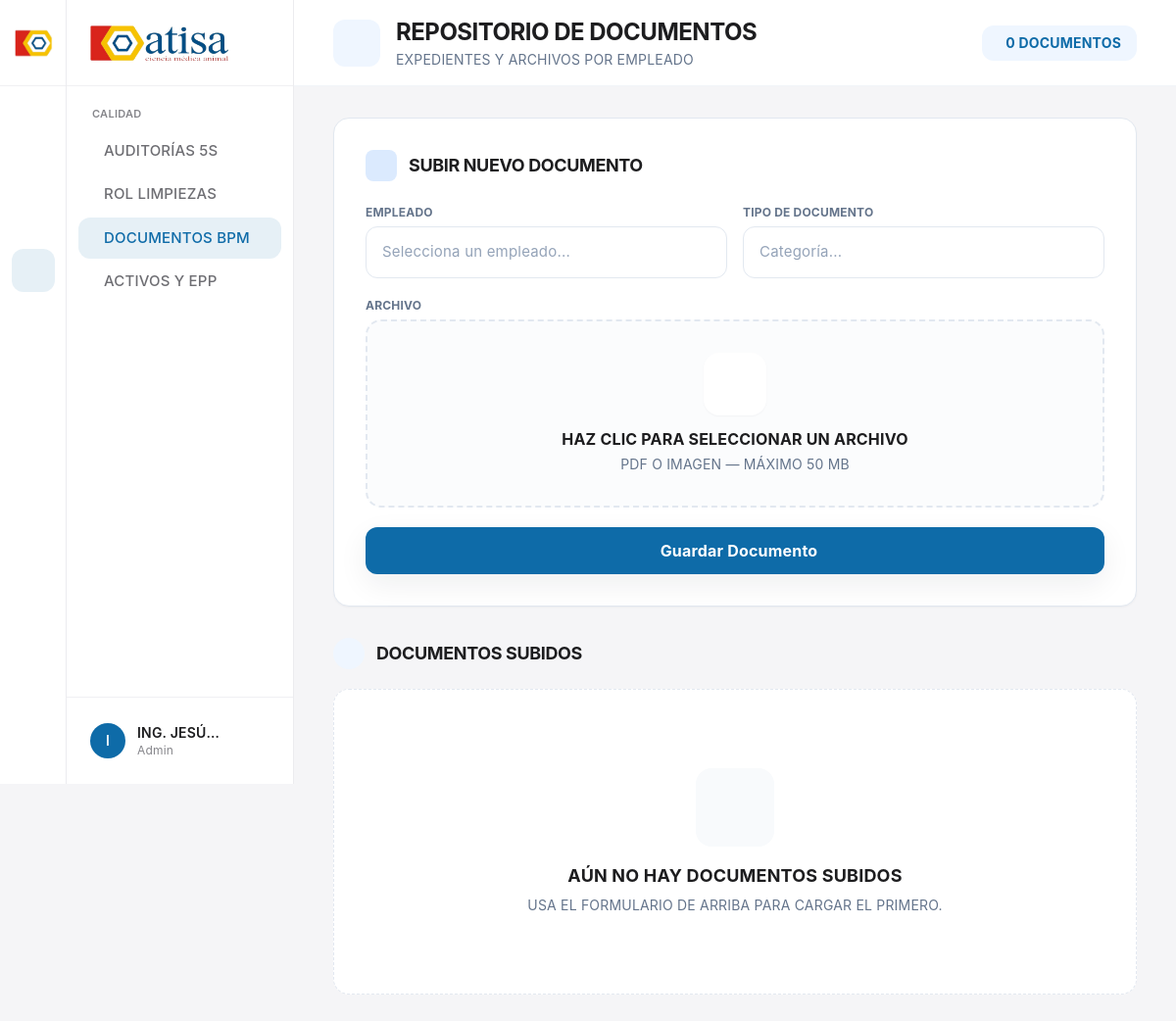
/documentos (signed in), run on an earlier commit of the app's database.
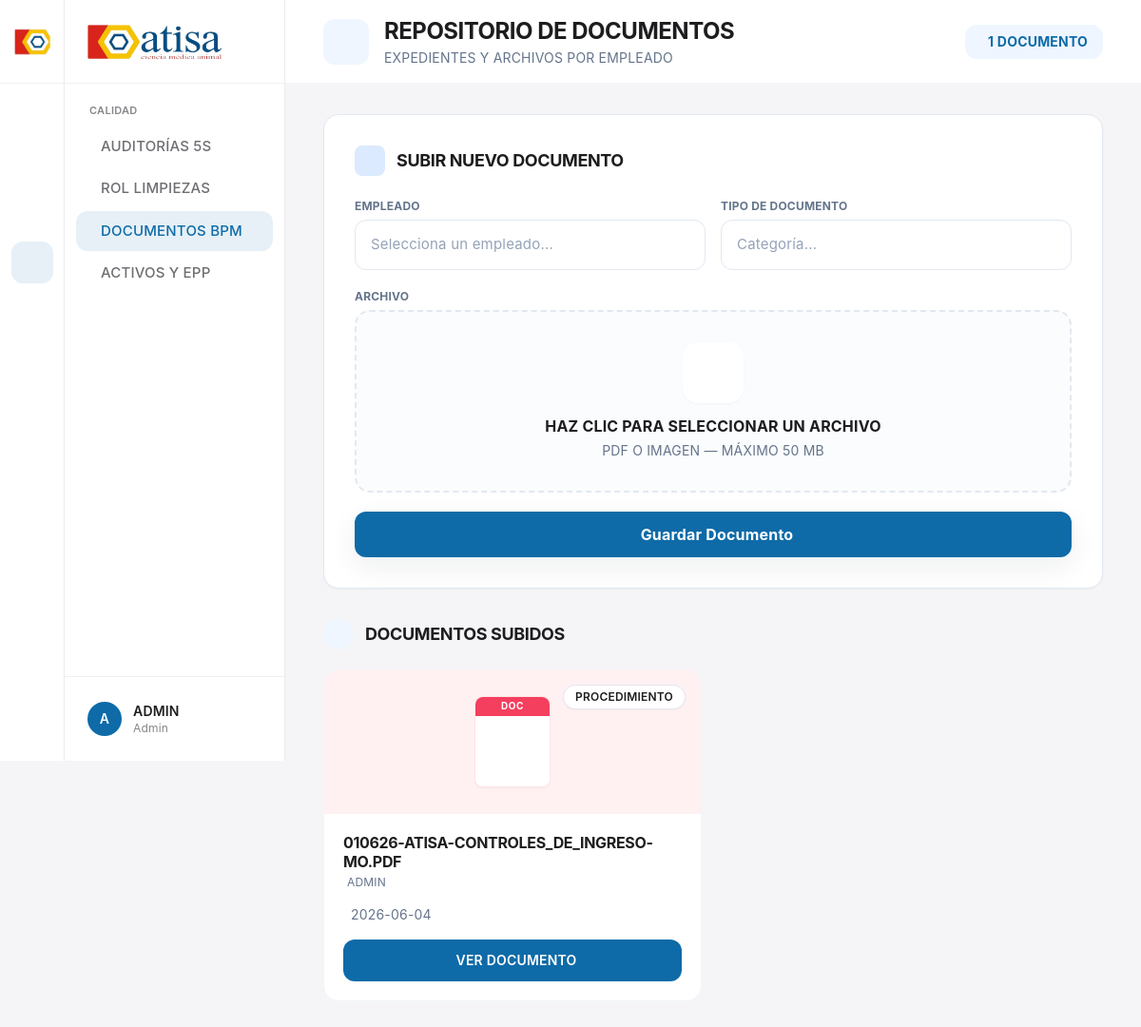
And on a later commit of the database.
### tables this page shows
CREATE TABLE usuarios (
            id INTEGER PRIMARY KEY AUTOINCREMENT,
            numero_empleado TEXT UNIQUE NOT NULL,
            nombre_completo TEXT NOT NULL,
            username TEXT UNIQUE NOT NULL,
            password_hash TEXT NOT NULL,
            rol TEXT NOT NULL,
            estatus INTEGER DEFAULT 1
        , puesto TEXT, area TEXT, cumpleanos TEXT, talla_calzado TEXT, fecha_ingreso TEXT);

CREATE TABLE documentos_empleados (
            id INTEGER PRIMARY KEY AUTOINCREMENT,
            numero_empleado TEXT NOT NULL,
            tipo_documento TEXT NOT NULL,
            nombre_archivo TEXT NOT NULL,
            ruta_archivo TEXT NOT NULL,
            fecha_subida DATETIME DEFAULT (datetime('now', 'localtime')),
            FOREIGN KEY(numero_empleado) REFERENCES usuarios(numero_empleado)
        );

### erp.py (the view)
@app.route('/documentos')
@login_required
@requiere_modulo('documentos')
def documentos():
    conn = get_db_connection()
    empleados = conn.execute('SELECT * FROM usuarios ORDER BY nombre_completo').fetchall()
    documentos = conn.execute('''
        SELECT d.id, d.numero_empleado, d.tipo_documento, d.nombre_archivo,
               d.ruta_archivo, d.fecha_subida, u.nombre_completo
        FROM documentos_empleados d
        LEFT JOIN usuarios u ON d.numero_empleado = u.numero_empleado
        ORDER BY d.id DESC
    ''').fetchall()
    conn.close()
    return render_page('documentos.html', empleados=empleados, documentos=documentos)

### erp.py (called while the page is built)
def render_page(template, **context):
    layout = '_partial.html' if request.headers.get('HX-Request') else 'base.html'
    return render_template(template, _layout=layout, **context)

def construir_nav(rol):
    arbol = []
    for d in NAV_DEPARTAMENTOS:
        mods = [m for m in d['modulos'] if rol in PERMISOS.get(m[0][1:], [])]
        es_roadmap = len(d['modulos']) == 0
        if mods or (es_roadmap and rol == 'admin'):
            arbol.append({**d, 'modulos_visibles': mods, 'es_roadmap': es_roadmap})
    return arbol

@app.context_processor
def inject_globals():
    return {
        'EMPRESA_NOMBRE': EMPRESA_NOMBRE,
        'EMPRESA_CIUDAD': EMPRESA_CIUDAD,
        'tailwind_estatico': os.path.exists(os.path.join(app.static_folder, 'css', 'tailwind.css')),
        'permisos': PERMISOS,
        'nav_visible': construir_nav(session.get('rol')),
    }

@app.teardown_appcontext
def _cerrar_conexiones_db(exc):
    conns = g.pop('_db_conns', None)
    if conns:
        for c in conns:
            try:
                c.close()
            except Exception:
                pass

### templates/documentos.html (shortened to what the changed rows need)
{% extends _layout|default("base.html") %}
{% block content %}
<div class="flex flex-col min-h-screen bg-[#f5f5f7]">
  <header class="bg-white border-b border-slate-100 px-10 h-[88px] flex items-center justify-between sticky top-0 z-40">
    <div class="flex items-center gap-4">
      <div>
        <h1 class="text-[#1d1d1f] text-2xl font-bold">Repositorio de Documentos</h1>
      </div>
    </div>
    <div class="flex items-center gap-2 bg-blue-50 text-[#0e6ba8] rounded-xl px-4 py-2">
      <span class="text-sm font-bold">{{ documentos|length }} {% if documentos|length == 1 %}documento{% else %}documentos{% endif %}</span>
    </div>
  </header>
  <div class="flex-1 px-10 py-8 space-y-8">
    <section>
      <div class="bg-white p-8 rounded-2xl shadow-sm border border-slate-200">
        <div class="flex items-center gap-3 mb-6">
          <h2 class="text-lg font-bold text-[#1d1d1f]">Subir Nuevo Documento</h2>
        </div>
      </div>
    </section>
    <section>
      <div class="flex items-center justify-between mb-5">
        <div class="flex items-center gap-3">
          <h2 class="text-lg font-bold text-[#1d1d1f]">Documentos Subidos</h2>
        </div>
      </div>
      {% if documentos %}
      <div class="grid grid-cols-1 md:grid-cols-2 xl:grid-cols-4 gap-6">
        {% for doc in documentos %}
        <div class="group bg-white rounded-2xl border border-slate-100 overflow-hidden hover:shadow-lg hover:border-slate-200 transition-all duration-300 flex flex-col">
          <div class="relative bg-rose-50 p-7 flex items-center justify-center">
            <div class="w-20 h-24 flex flex-col items-center justify-center bg-white rounded-lg shadow-sm border border-rose-100">
              <div class="w-full h-5 bg-rose-500 rounded-t-lg flex items-center justify-center">
                <span class="text-white text-[10px] font-bold tracking-wider">DOC</span>
              </div>
            </div>
            <span class="absolute top-4 right-4 px-3 py-1 rounded-full text-xs font-semibold bg-white text-[#1d1d1f] border border-slate-200 shadow-sm">{{ doc.tipo_documento }}</span>
          </div>
          <div class="p-5 flex flex-col flex-1">
            <h4 class="text-[#1d1d1f] font-bold text-base leading-tight line-clamp-2 mb-1" title="{{ doc.nombre_archivo }}">{{ doc.nombre_archivo }}</h4>
            <p class="text-slate-500 text-xs mb-4 truncate">{{ doc.nombre_completo or doc.numero_empleado }}</p>
            <div class="flex items-center gap-2 text-slate-500 text-sm mb-4">
              <span>{{ doc.fecha_subida[:10] if doc.fecha_subida else '' }}</span>
            </div>
            <a href="/ver_documento/{{ doc.id }}" target="_blank" class="mt-auto flex items-center justify-center gap-2 h-11 rounded-xl bg-[#0e6ba8] text-white text-sm font-semibold hover:bg-[#1d1d1f] transition-colors">
               Ver Documento
            </a>
          </div>
        </div>
        {% endfor %}
      </div>
      {% else %}
      <div class="py-20 text-center bg-white rounded-2xl border border-slate-200 border-dashed">
        <div class="w-20 h-20 mx-auto rounded-2xl bg-slate-50 flex items-center justify-center mb-4">
        </div>
        <p class="text-[#1d1d1f] font-bold text-lg">Aún no hay documentos subidos</p>
        <p class="text-slate-500 text-sm mt-1.5">Usa el formulario de arriba para cargar el primero.</p>
      </div>
      {% endif %}
    </section>
  </div>
</div>
{% endblock %}

### templates/base.html (shortened to what the changed rows need)
<!DOCTYPE html>
<html lang="es">
<head>
    <link rel="stylesheet" href="{{ url_for('static', filename='css/remixicon.min.css') }}">
    <link rel="stylesheet" href="{{ url_for('static', filename='css/estilos.css') }}">
    <link rel="stylesheet" href="{{ url_for('static', filename='css/all.min.css') }}">
    <link rel="stylesheet" href="{{ url_for('static', filename='css/select-pro.css') }}">
    {% if tailwind_estatico %}
    <link rel="stylesheet" href="{{ url_for('static', filename='css/tailwind.css') }}">
    {% else %}
    <script src="{{ url_for('static', filename='js/tailwind.js') }}"></script>
    {% endif %}
</head>
<body hx-boost="true" hx-ext="preload" hx-target="#content">
    <div id="root">
        <div class="flex min-h-screen bg-[#f5f5f7]">
            {% set _ns = namespace(activo='') %}
            {% for d in nav_visible %}
                {% for ruta, txt, icono, match in d.modulos_visibles %}
                    {% if _ns.activo == '' and (ruta == request.path or (match and request.path.startswith(match))) %}{% set _ns.activo = d.key %}{% endif %}
                {% endfor %}
            {% endfor %}
            {% if _ns.activo == '' and nav_visible %}{% set _ns.activo = nav_visible[0].key %}{% endif %}
            <aside class="fixed left-0 top-0 h-screen w-[300px] flex z-50 select-none">
                <div class="flex-1 min-w-0 bg-white border-r border-[#ececef] flex flex-col">
                    <nav class="flex-1 px-3 py-5 overflow-y-auto">
                        {% for d in nav_visible %}
                        <div data-panel="{{ d.key }}" class="dept-panel {% if d.key != _ns.activo %}hidden{% endif %}">
                            <p class="px-3.5 mb-2 text-[11px] font-semibold uppercase tracking-wide text-[#86868b]">{{ d.nombre }}</p>
                            <div class="space-y-0.5">
                                {% for ruta, txt, icono, match in d.modulos_visibles %}
                                <a href="{{ ruta }}"
                                   data-nav data-match="{{ match }}"
                                   hx-get="{{ ruta }}" hx-target="#content" hx-swap="innerHTML show:window:top"
                                   hx-push-url="true" hx-indicator="#barra-progreso, #content"
                                   preload="mouseover"
                                   class="nav-link w-full flex items-center gap-3 px-3.5 py-2.5 rounded-xl text-[15px] font-medium text-[#6e6e73] hover:bg-[#f3f3f5] hover:text-[#1d1d1f] transition-colors duration-150 whitespace-nowrap">
                                    <span>{{ txt }}</span>
                                </a>
                                {% endfor %}
                            </div>
                        </div>
                        {% endfor %}
                    </nav>
                    <div class="px-3 py-4 border-t border-[#f0f0f3]">
                        <div class="flex items-center gap-3 px-3 py-2.5 rounded-xl hover:bg-[#f3f3f5] transition-colors">
                            <div class="w-9 h-9 flex items-center justify-center rounded-full bg-[#0e6ba8] text-white font-semibold text-sm shrink-0 uppercase">
                                {{ (session.get('nombre') or 'U')[:1] }}
                            </div>
                            <div class="flex-1 min-w-0">
                                <p class="text-[#1d1d1f] text-sm font-semibold truncate">{{ session.get('nombre', 'Usuario') }}</p>
                                <p class="text-[#86868b] text-xs truncate capitalize">{{ session.get('rol', 'Colaborador') }}</p>
                            </div>
                            <a href="/logout" hx-boost="false" class="w-8 h-8 flex items-center justify-center text-[#86868b] hover:text-rose-500 transition-colors cursor-pointer" title="Cerrar sesión">
                            </a>
                        </div>
                    </div>
                </div>
            </aside>
            <main class="flex-1 ml-[300px] flex flex-col min-h-screen">
                <div id="content">
                    {% block content %}{% endblock %}
                </div>
            </main>
        </div>
    </div>
</body>
</html>

What changed in the data, as far as the page shows it:
changed usuarios "Admin": nombre_completo "I" → "A"; get "ING. JESÚ…" → "ADMIN"
added documentos_empleados: tipo_documento "PROCEDIMIENTO", nombre_archivo "010626-ATISA-CONTROLES_DE_INGRESO-MO.PDF", nombre_completo "ADMIN", fecha_subida "2026-06-04"
Also different on the page:
{{ documentos|length }}: "0" → "1"
text no longer shown: "DOCUMENTOS AÚN NO HAY DOCUMENTOS SUBIDOS USA EL FORMULARIO DE ARRIBA PARA CARGAR EL PRIMERO."
text now shown: "DOCUMENTO"
